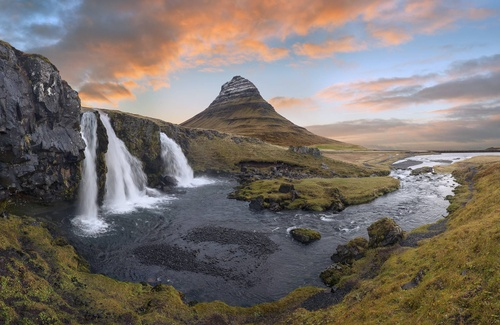
#> input picture projects/python-image-stitcher/images/0001.jpg, 500 x 325 px, shrunk from 2048 x 1332 before the run; its folder holds 4 pictures in this run
$ python script.py
#> lines starting #> are read from the running program, lines starting #| are printed output that depends on the picture
from PIL import Image
import os

def stitch(img1, img2, img3, img4):
    w = [img1.size[0], img2.size[0], img3.size[0], img4.size[0]]
    h = [img1.size[1], img2.size[1], img3.size[1], img4.size[1]]
    res_w = max(w[0],w[3])+max(w[1],w[2])
    res_h = max(h[0],h[1])+max(h[2],h[3])
    res = Image.new('RGB',(res_w,res_h))
    c_x, c_y = res_w//2, res_h//2
    res.paste(im=img1, box=(c_x-w[0],c_y-h[0]))
    res.paste(im=img2, box=(c_x,c_y-h[1]))
    res.paste(im=img3, box=(c_x,c_y))
    res.paste(im=img4, box=(c_x-w[3],c_y))
    return res

print(os.listdir("images"))
imgs = [Image.open(os.path.join("images",f))
            for f in os.listdir("images")]
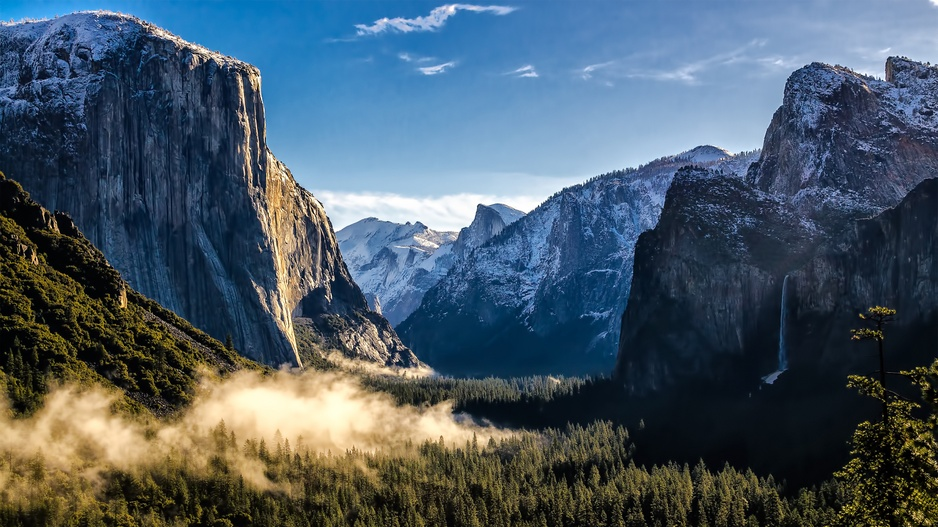
#> input picture projects/python-image-stitcher/images/0002.jpg, 938 x 527 px, shrunk from 3840 x 2160 before the run
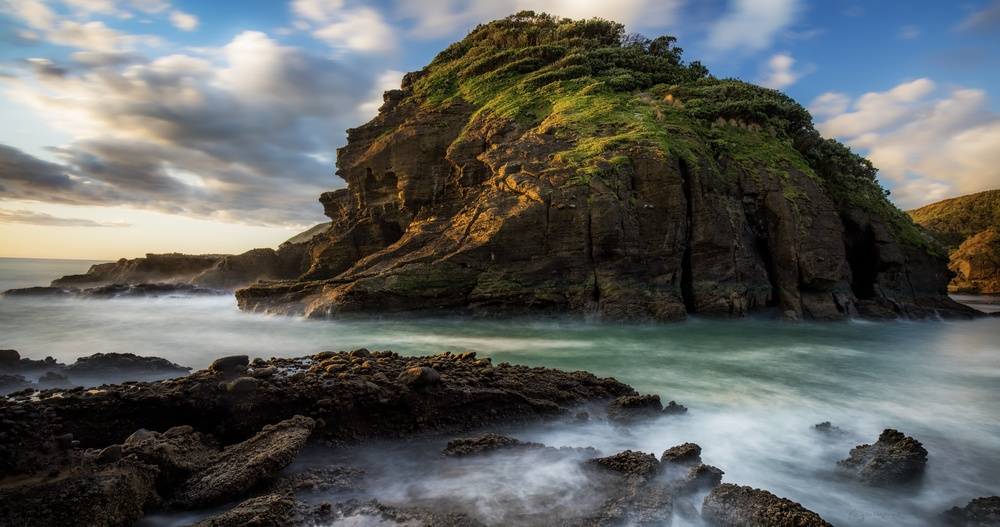
#> input picture projects/python-image-stitcher/images/0003.jpg, 1000 x 527 px, shrunk from 4096 x 2160 before the run
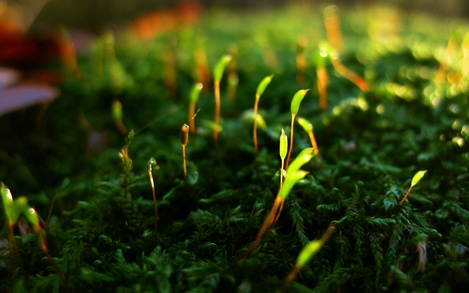
#> input picture projects/python-image-stitcher/images/0004.jpg, 469 x 293 px, shrunk from 1920 x 1200 before the run

for i in range(len(imgs)//4):
    res = stitch(imgs[i*4],imgs[i*4+1],imgs[i*4+2],imgs[i*4+3])
    res.save("result/"+str(i)+".jpg")
#> this loop made 1 pass
#> (w in stitch, h in stitch, res_w in stitch, res_h in stitch, c_x in stitch, c_y in stitch) on pass 1: ([500, 938, 1000, 469], [325, 527, 527, 293], 1500, 1054, 750, 527)
#> pass 1, `res = stitch(imgs[i*4],imgs[i*4+1],imgs[i*4+2],imgs[i*4+3])`:
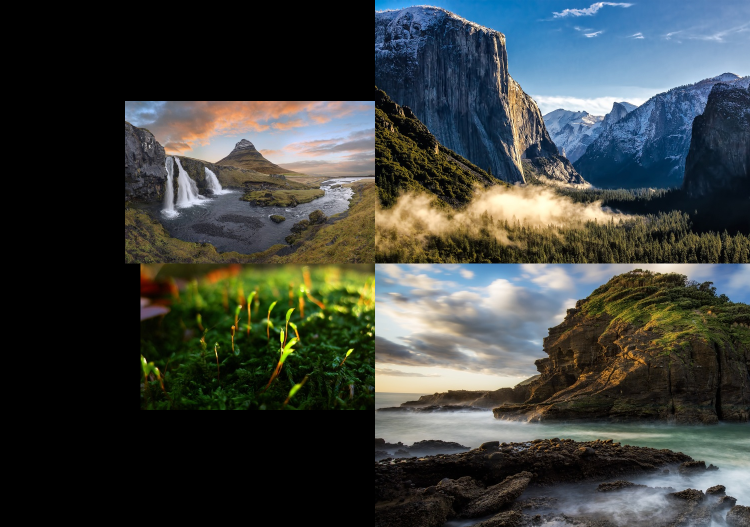
#> res: PIL image 1500x1054 RGB (shown at 1/2 size); mean R, G, B 60.2, 64.8, 61.7
